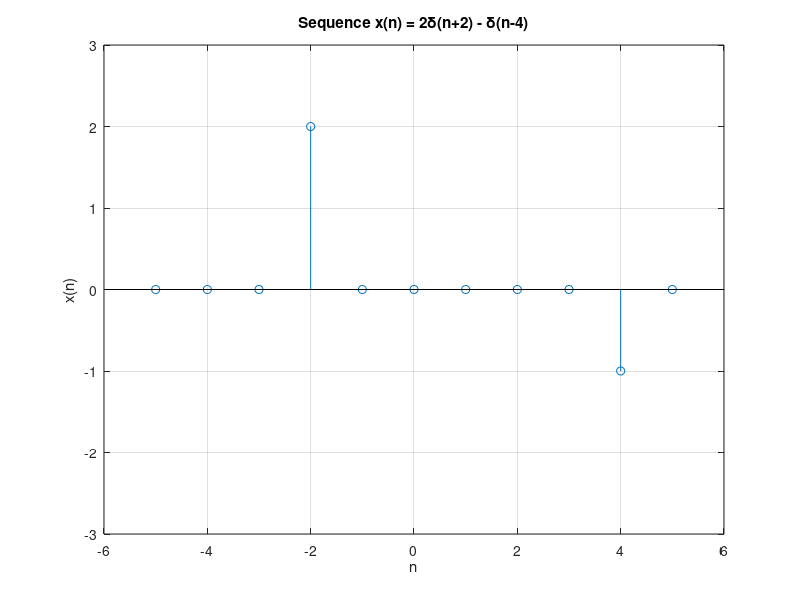

The MATLAB source for this figure:
clc;
clear all;
close all;
% Define the sequence x(n)
n = -5:5;
x = 2*((n+2)==0) - ((n-4)==0);
% Plot the sequence
stem(n, x);
title('Sequence x(n) = 2\delta(n+2) - \delta(n-4)');
xlabel('n');
ylabel('x(n)');
axis([-6,6,-3,3]);
grid on;